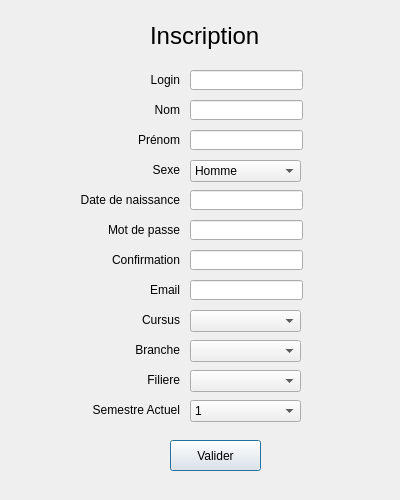
<?xml version="1.0" encoding="UTF-8"?>
<ui version="4.0">
 <class>Inscription</class>
 <widget class="QDialog" name="Inscription">
  <property name="geometry">
   <rect>
    <x>0</x>
    <y>0</y>
    <width>400</width>
    <height>500</height>
   </rect>
  </property>
  <property name="windowTitle">
   <string>Dialog</string>
  </property>
  <property name="autoFillBackground">
   <bool>false</bool>
  </property>
  <widget class="QLabel" name="label_login">
   <property name="geometry">
    <rect>
     <x>90</x>
     <y>70</y>
     <width>90</width>
     <height>20</height>
    </rect>
   </property>
   <property name="text">
    <string>Login</string>
   </property>
   <property name="alignment">
    <set>Qt::AlignRight|Qt::AlignTrailing|Qt::AlignVCenter</set>
   </property>
  </widget>
  <widget class="QLabel" name="label_nom">
   <property name="geometry">
    <rect>
     <x>90</x>
     <y>100</y>
     <width>90</width>
     <height>20</height>
    </rect>
   </property>
   <property name="text">
    <string>Nom</string>
   </property>
   <property name="alignment">
    <set>Qt::AlignRight|Qt::AlignTrailing|Qt::AlignVCenter</set>
   </property>
  </widget>
  <widget class="QLabel" name="label_prenom">
   <property name="geometry">
    <rect>
     <x>90</x>
     <y>130</y>
     <width>90</width>
     <height>20</height>
    </rect>
   </property>
   <property name="text">
    <string>Prénom</string>
   </property>
   <property name="alignment">
    <set>Qt::AlignRight|Qt::AlignTrailing|Qt::AlignVCenter</set>
   </property>
  </widget>
  <widget class="QLabel" name="label_mdp1">
   <property name="geometry">
    <rect>
     <x>90</x>
     <y>220</y>
     <width>90</width>
     <height>20</height>
    </rect>
   </property>
   <property name="text">
    <string>Mot de passe</string>
   </property>
   <property name="alignment">
    <set>Qt::AlignRight|Qt::AlignTrailing|Qt::AlignVCenter</set>
   </property>
  </widget>
  <widget class="QLabel" name="label_mdp2">
   <property name="geometry">
    <rect>
     <x>90</x>
     <y>250</y>
     <width>90</width>
     <height>20</height>
    </rect>
   </property>
   <property name="text">
    <string>Confirmation</string>
   </property>
   <property name="alignment">
    <set>Qt::AlignRight|Qt::AlignTrailing|Qt::AlignVCenter</set>
   </property>
  </widget>
  <widget class="QLabel" name="label_sexe">
   <property name="geometry">
    <rect>
     <x>90</x>
     <y>160</y>
     <width>90</width>
     <height>20</height>
    </rect>
   </property>
   <property name="text">
    <string>Sexe</string>
   </property>
   <property name="alignment">
    <set>Qt::AlignRight|Qt::AlignTrailing|Qt::AlignVCenter</set>
   </property>
  </widget>
  <widget class="QLineEdit" name="input_login">
   <property name="geometry">
    <rect>
     <x>190</x>
     <y>70</y>
     <width>113</width>
     <height>20</height>
    </rect>
   </property>
  </widget>
  <widget class="QLineEdit" name="input_nom">
   <property name="geometry">
    <rect>
     <x>190</x>
     <y>100</y>
     <width>113</width>
     <height>20</height>
    </rect>
   </property>
  </widget>
  <widget class="QLineEdit" name="input_prenom">
   <property name="geometry">
    <rect>
     <x>190</x>
     <y>130</y>
     <width>113</width>
     <height>20</height>
    </rect>
   </property>
  </widget>
  <widget class="QLineEdit" name="input_mdp">
   <property name="geometry">
    <rect>
     <x>190</x>
     <y>220</y>
     <width>113</width>
     <height>20</height>
    </rect>
   </property>
   <property name="echoMode">
    <enum>QLineEdit::Password</enum>
   </property>
  </widget>
  <widget class="QLineEdit" name="input_mdp2">
   <property name="geometry">
    <rect>
     <x>190</x>
     <y>250</y>
     <width>113</width>
     <height>20</height>
    </rect>
   </property>
   <property name="echoMode">
    <enum>QLineEdit::Password</enum>
   </property>
  </widget>
  <widget class="QLabel" name="label_titre">
   <property name="geometry">
    <rect>
     <x>150</x>
     <y>20</y>
     <width>131</width>
     <height>31</height>
    </rect>
   </property>
   <property name="font">
    <font>
     <pointsize>18</pointsize>
    </font>
   </property>
   <property name="text">
    <string>Inscription</string>
   </property>
  </widget>
  <widget class="QComboBox" name="comboBox">
   <property name="geometry">
    <rect>
     <x>190</x>
     <y>160</y>
     <width>111</width>
     <height>22</height>
    </rect>
   </property>
   <item>
    <property name="text">
     <string>Homme</string>
    </property>
   </item>
   <item>
    <property name="text">
     <string>Femme</string>
    </property>
   </item>
  </widget>
  <widget class="QPushButton" name="valider">
   <property name="geometry">
    <rect>
     <x>170</x>
     <y>440</y>
     <width>91</width>
     <height>31</height>
    </rect>
   </property>
   <property name="text">
    <string>Valider</string>
   </property>
  </widget>
  <widget class="QLabel" name="label_email">
   <property name="geometry">
    <rect>
     <x>90</x>
     <y>280</y>
     <width>90</width>
     <height>20</height>
    </rect>
   </property>
   <property name="text">
    <string>Email</string>
   </property>
   <property name="alignment">
    <set>Qt::AlignRight|Qt::AlignTrailing|Qt::AlignVCenter</set>
   </property>
  </widget>
  <widget class="QLineEdit" name="input_email">
   <property name="geometry">
    <rect>
     <x>190</x>
     <y>280</y>
     <width>113</width>
     <height>20</height>
    </rect>
   </property>
   <property name="echoMode">
    <enum>QLineEdit::Normal</enum>
   </property>
  </widget>
  <widget class="QLabel" name="label_datenaiss">
   <property name="geometry">
    <rect>
     <x>59</x>
     <y>190</y>
     <width>121</width>
     <height>20</height>
    </rect>
   </property>
   <property name="text">
    <string>Date de naissance</string>
   </property>
   <property name="alignment">
    <set>Qt::AlignRight|Qt::AlignTrailing|Qt::AlignVCenter</set>
   </property>
  </widget>
  <widget class="QLineEdit" name="input_date_naiss">
   <property name="geometry">
    <rect>
     <x>190</x>
     <y>190</y>
     <width>113</width>
     <height>20</height>
    </rect>
   </property>
  </widget>
  <widget class="QComboBox" name="comboBox_cursus">
   <property name="geometry">
    <rect>
     <x>190</x>
     <y>310</y>
     <width>111</width>
     <height>22</height>
    </rect>
   </property>
  </widget>
  <widget class="QLabel" name="label_cursus">
   <property name="geometry">
    <rect>
     <x>90</x>
     <y>310</y>
     <width>90</width>
     <height>20</height>
    </rect>
   </property>
   <property name="text">
    <string>Cursus</string>
   </property>
   <property name="alignment">
    <set>Qt::AlignRight|Qt::AlignTrailing|Qt::AlignVCenter</set>
   </property>
  </widget>
  <widget class="QComboBox" name="comboBox_branche">
   <property name="geometry">
    <rect>
     <x>190</x>
     <y>340</y>
     <width>111</width>
     <height>22</height>
    </rect>
   </property>
  </widget>
  <widget class="QLabel" name="label_branche">
   <property name="geometry">
    <rect>
     <x>90</x>
     <y>340</y>
     <width>90</width>
     <height>20</height>
    </rect>
   </property>
   <property name="text">
    <string>Branche</string>
   </property>
   <property name="alignment">
    <set>Qt::AlignRight|Qt::AlignTrailing|Qt::AlignVCenter</set>
   </property>
  </widget>
  <widget class="QComboBox" name="comboBox_filiere">
   <property name="geometry">
    <rect>
     <x>190</x>
     <y>370</y>
     <width>111</width>
     <height>22</height>
    </rect>
   </property>
  </widget>
  <widget class="QLabel" name="label_filiere">
   <property name="geometry">
    <rect>
     <x>90</x>
     <y>370</y>
     <width>90</width>
     <height>20</height>
    </rect>
   </property>
   <property name="text">
    <string>Filiere</string>
   </property>
   <property name="alignment">
    <set>Qt::AlignRight|Qt::AlignTrailing|Qt::AlignVCenter</set>
   </property>
  </widget>
  <widget class="QComboBox" name="comboBox_semestre">
   <property name="geometry">
    <rect>
     <x>190</x>
     <y>400</y>
     <width>111</width>
     <height>22</height>
    </rect>
   </property>
   <item>
    <property name="text">
     <string>1</string>
    </property>
   </item>
   <item>
    <property name="text">
     <string>2</string>
    </property>
   </item>
   <item>
    <property name="text">
     <string>3</string>
    </property>
   </item>
   <item>
    <property name="text">
     <string>4</string>
    </property>
   </item>
   <item>
    <property name="text">
     <string>5</string>
    </property>
   </item>
   <item>
    <property name="text">
     <string>6</string>
    </property>
   </item>
   <item>
    <property name="text">
     <string>7</string>
    </property>
   </item>
   <item>
    <property name="text">
     <string>8</string>
    </property>
   </item>
  </widget>
  <widget class="QLabel" name="label_semestre">
   <property name="geometry">
    <rect>
     <x>79</x>
     <y>400</y>
     <width>101</width>
     <height>20</height>
    </rect>
   </property>
   <property name="text">
    <string>Semestre Actuel</string>
   </property>
   <property name="alignment">
    <set>Qt::AlignRight|Qt::AlignTrailing|Qt::AlignVCenter</set>
   </property>
  </widget>
  <widget class="QLabel" name="label">
   <property name="geometry">
    <rect>
     <x>0</x>
     <y>0</y>
     <width>401</width>
     <height>501</height>
    </rect>
   </property>
   <property name="text">
    <string/>
   </property>
   <property name="pixmap">
    <pixmap resource="../images/Utc.qrc">:/images/fond_inscription.png</pixmap>
   </property>
  </widget>
  <zorder>label</zorder>
  <zorder>label_login</zorder>
  <zorder>label_nom</zorder>
  <zorder>label_prenom</zorder>
  <zorder>label_mdp1</zorder>
  <zorder>label_mdp2</zorder>
  <zorder>label_sexe</zorder>
  <zorder>input_login</zorder>
  <zorder>input_nom</zorder>
  <zorder>input_prenom</zorder>
  <zorder>input_mdp</zorder>
  <zorder>input_mdp2</zorder>
  <zorder>label_titre</zorder>
  <zorder>comboBox</zorder>
  <zorder>valider</zorder>
  <zorder>label_email</zorder>
  <zorder>input_email</zorder>
  <zorder>label_datenaiss</zorder>
  <zorder>input_date_naiss</zorder>
  <zorder>comboBox_cursus</zorder>
  <zorder>label_cursus</zorder>
  <zorder>comboBox_branche</zorder>
  <zorder>label_branche</zorder>
  <zorder>comboBox_filiere</zorder>
  <zorder>label_filiere</zorder>
  <zorder>comboBox_semestre</zorder>
  <zorder>label_semestre</zorder>
 </widget>
 <resources>
  <include location="../images/Utc.qrc"/>
 </resources>
 <connections/>
</ui>
